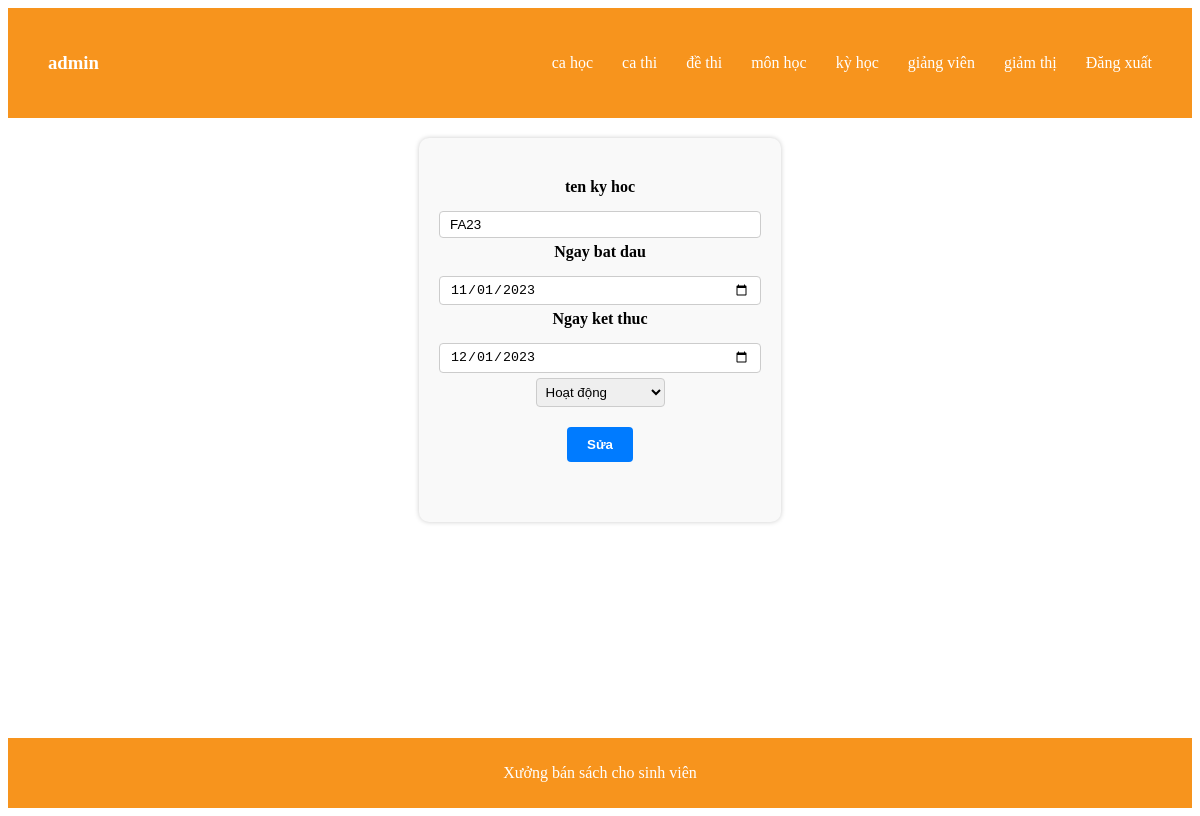
Screenshot of /index.php?act=ky_hoc&nt=fix&id=1 (signed in) with the database file from the repository.
### tables this page shows
CREATE TABLE `ky_hoc` (
  `id_ky` int(11) NOT NULL,
  `ten_ky` varchar(255) NOT NULL,
  `ngay_bat_dau` date NOT NULL,
  `ngay_ket_thuc` date NOT NULL,
  `trang_thai` int(11) NOT NULL DEFAULT 1
);

### config/PDO.php (called while the page is built, shortened)
<?php
function connect()
{
    $servername = "localhost";
    $username = "root";
    $password = "";
    try {
        $conn = new  PDO("mysql:host=$servername;dbname=xuong2", $username, $password);
        $conn->setAttribute(PDO::ATTR_ERRMODE, PDO::ERRMODE_EXCEPTION);
    } catch (PDOException $e) {
    }
    return $conn;
}
function getData($query, $params = [], $getAll = true)
{
    $conn = connect();
    $stmt = $conn->prepare($query);
    $stmt->execute($params);
    if ($getAll) {
        return $stmt->fetchAll();
    }
    return $stmt->fetch();
}

### modles/ky_hoc.php (called while the page is built, shortened)
<?php
function fixKy($id)
{
    $sql = "SELECT * FROM `ky_hoc` WHERE id_ky=?";
    return getData($sql, [$id]);
}

### views/ky/admin/update.php (the view, shortened to what this page needs)
<main class="sach">
    <div class="ttSach-admin">
        <?php if ($vl != []) {
            foreach ($vl as $key => $vc) { ?>
        <form action="index.php?act=ky_hoc&nt=fix" method="post">
            <label for="">ten ky hoc</label>
            <input type="text" name="ten_ca" value="<?php echo $vc['ten_ky'] ?>">
            <label>Ngay bat dau</label>
            <input type="date" name="start" value="<?php echo $vc['ngay_bat_dau'] ?>">
            <label>Ngay ket thuc</label>
            <input type="date" name="end" value="<?php echo $vc['ngay_ket_thuc'] ?>">
            <select name="trang_thai" id="">
                <?php if ($vc['trang_thai'] == 1) { ?>
                <option value="1">Hoạt động</option>
                <?php } else { ?>
                <option value="0">Dừng hoạt động</option>
                <option value="1">Hoạt động</option>
                <?php } ?>
            </select>
            <button type="submit">Sửa</button>
        </form>
        <?php }
        } ?>
    </div>
</main>

### assets/css/style.css (style rules this page uses)
form { display: flex; flex-direction: column; align-items: center; margin-top: 20px; margin-bottom: 40px; }
form label { font-weight: bold; }
form input { margin: 5px 0; padding: 5px 10px; border-radius: 4px; border: 1px solid #ccc; width: 300px; }
form button { margin-top: 10px; background-color: #007bff; color: white; padding: 10px 20px; border: none; border-radius: 4px; cursor: pointer; }
select { margin-bottom: 10px; padding: 5px; border: 1px solid #ccc; border-radius: 4px; }
button[type="submit"] { padding: 5px 10px; }
label { display: block; margin-bottom: 10px; font-weight: bold; }
button[type="submit"] { background-color: #007bff; color: #fff; padding: 10px 20px; border: none; border-radius: 4px; cursor: pointer; font-weight: bold; }
main.sach { max-width: 1200px; margin: 20px auto; padding: 20px; background-color: #f9f9f9; border-radius: 10px; box-shadow: 0px 0px 5px #ccc; }
.ttSach-admin { margin-bottom: 30px; }

### rows the page displays
ky_hoc: ten_ca "FA23", start "11/01/2023", end "12/01/2023", trang_thai "Hoạt động"
